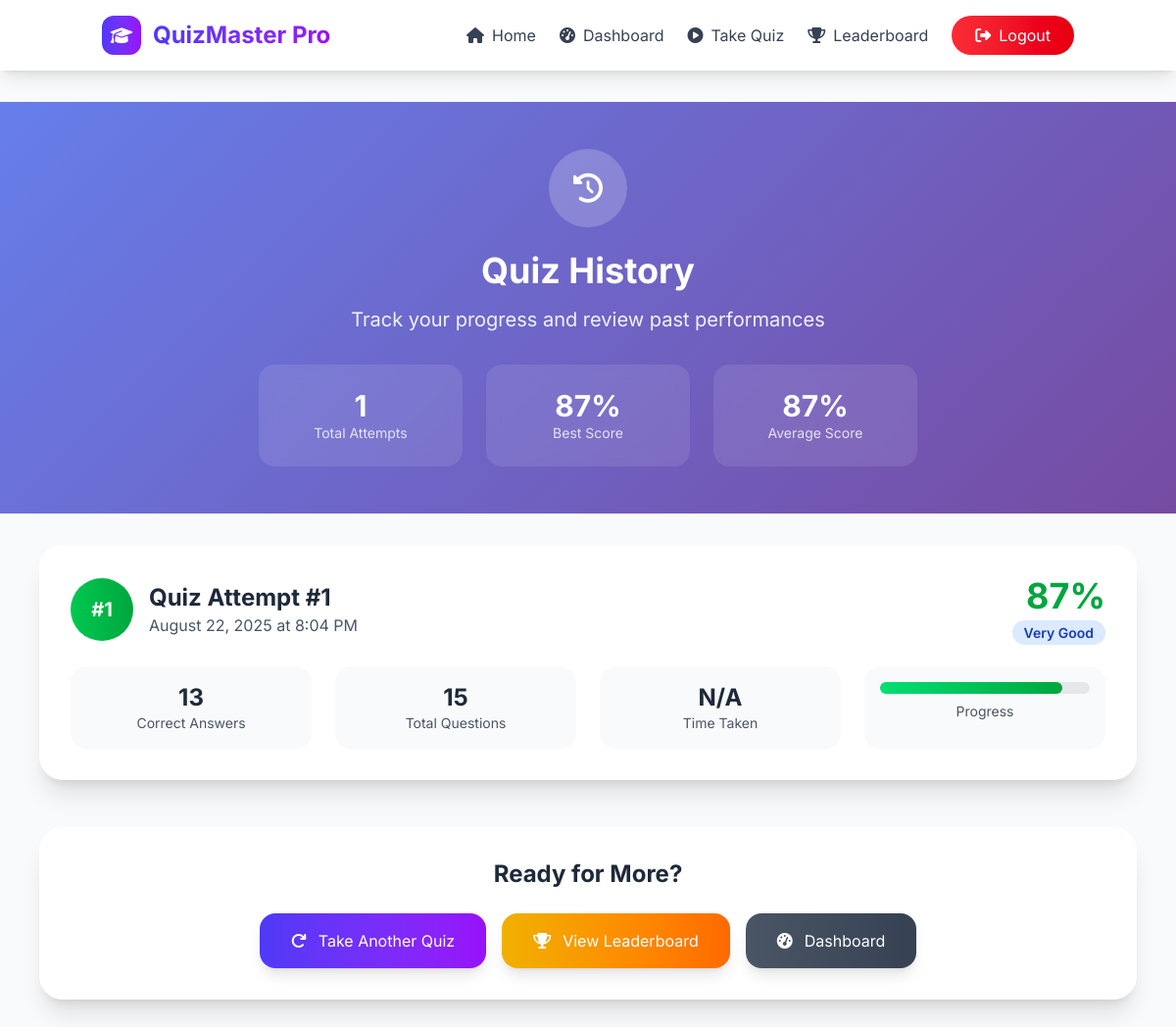
Page /student/history.php (signed in) on the committed database.
### tables this page shows
CREATE TABLE `quiz_attempts` (
  `id` int(11) NOT NULL,
  `user_id` int(11) NOT NULL,
  `quiz_id` int(11) DEFAULT NULL,
  `score` int(11) NOT NULL,
  `total_questions` int(11) NOT NULL,
  `attempt_time` timestamp NOT NULL DEFAULT current_timestamp(),
  `percentage` decimal(5,2) GENERATED ALWAYS AS (round(`score` / `total_questions` * 100,2)) STORED,
  `time_taken` int(11) DEFAULT NULL,
  `ip_address` varchar(45) DEFAULT NULL,
  `user_agent` text DEFAULT NULL,
  `is_completed` tinyint(1) DEFAULT 1,
  `started_at` timestamp NOT NULL DEFAULT current_timestamp(),
  `completed_at` timestamp NULL DEFAULT NULL
);

### includes/session.php (called while the page is built, shortened)
<?php
function isLoggedIn() {
    return isset($_SESSION['user_id']) && !empty($_SESSION['user_id']);
}
function getCurrentUser() {
    return [
        'id' => $_SESSION['user_id'],
        'name' => $_SESSION['username'] ?? '',
        'role' => $_SESSION['role'] ?? 'student'
    ];
}
?>

### student/history.php (the view, shortened to what this page needs)
<?php
require_once __DIR__ . '/../includes/session.php';
require_once __DIR__ . '/../includes/db.php';
$current_user = getCurrentUser();
$user_id = $current_user['id'];
$attempts = [];
$stmt = $conn->prepare("
    SELECT id, score, total_questions, percentage, started_at, completed_at,
           TIMESTAMPDIFF(SECOND, started_at, completed_at) as time_taken
    FROM quiz_attempts
    WHERE user_id = ?
    ORDER BY started_at DESC
");
$stmt->bind_param("i", $user_id);
$stmt->execute();
$result = $stmt->get_result();
if ($result) {
    while ($row = $result->fetch_assoc()) {
        $attempts[] = $row;
    }
}
$total_attempts = count($attempts);
$best_score = $total_attempts > 0 ? max(array_column($attempts, 'percentage')) : 0;
$avg_score = $total_attempts > 0 ? array_sum(array_column($attempts, 'percentage')) / $total_attempts : 0;
?>
<!DOCTYPE html>
<html lang="en">
<head>
    <link rel="stylesheet" href="../src/output.css">
    <link rel="stylesheet" href="https://cdnjs.cloudflare.com/ajax/libs/font-awesome/6.4.0/css/all.min.css">
</head>
<body class="bg-gray-50 min-h-screen font-['Inter'] antialiased">
    <nav class="bg-white/95 backdrop-blur-sm shadow-lg sticky top-0 z-50 mb-8">
        <div class="container mx-auto px-4">
            <div class="flex justify-between items-center py-4">
                <div class="flex items-center space-x-3">
                    <div class="w-10 h-10 bg-gradient-to-r from-indigo-600 to-purple-600 rounded-xl flex items-center justify-center">
                        <i class="fas fa-graduation-cap text-white text-lg"></i>
                    </div>
                    <h1 class="text-2xl font-bold bg-gradient-to-r from-indigo-600 to-purple-600 bg-clip-text text-transparent">
                    </h1>
                </div>
                <div class="flex items-center space-x-6">
                    <a href="../index.php" class="flex items-center space-x-2 text-gray-700 hover:text-indigo-600 transition duration-200">
                        <i class="fas fa-home"></i>
                        <span>Home</span>
                    </a>
                    <a href="dashboard.php" class="flex items-center space-x-2 text-gray-700 hover:text-indigo-600 transition duration-200">
                        <i class="fas fa-tachometer-alt"></i>
                        <span>Dashboard</span>
                    </a>
                    <a href="quiz.php" class="flex items-center space-x-2 text-gray-700 hover:text-indigo-600 transition duration-200">
                        <i class="fas fa-play-circle"></i>
                        <span>Take Quiz</span>
                    </a>
                    <a href="../leaderboard.php" class="flex items-center space-x-2 text-gray-700 hover:text-indigo-600 transition duration-200">
                        <i class="fas fa-trophy"></i>
                        <span>Leaderboard</span>
                    </a>
                    <a href="../auth/logout.php" class="bg-gradient-to-r from-red-500 to-red-600 text-white px-6 py-2 rounded-full hover:from-red-600 hover:to-red-700 transition duration-200">
                        <i class="fas fa-sign-out-alt mr-2"></i>Logout
                    </a>
                </div>
            </div>
        </div>
    </nav>
    <div class="history-gradient py-12 mb-8">
        <div class="container mx-auto px-4 text-center">
            <div class="w-20 h-20 bg-white/20 rounded-full flex items-center justify-center mx-auto mb-6">
                <i class="fas fa-history text-white text-3xl"></i>
            </div>
            <h1 class="text-4xl font-bold text-white mb-4">Quiz History</h1>
            <p class="text-xl text-white/90 mb-8">Track your progress and review past performances</p>
            <div class="grid grid-cols-1 md:grid-cols-3 gap-6 max-w-2xl mx-auto">
                <div class="bg-white/10 backdrop-blur-sm rounded-2xl p-6 text-white">
                    <div class="text-3xl font-bold"><?= $total_attempts ?></div>
                    <div class="text-sm opacity-80">Total Attempts</div>
                </div>
                <div class="bg-white/10 backdrop-blur-sm rounded-2xl p-6 text-white">
                    <div class="text-3xl font-bold"><?= round($best_score) ?>%</div>
                    <div class="text-sm opacity-80">Best Score</div>
                </div>
                <div class="bg-white/10 backdrop-blur-sm rounded-2xl p-6 text-white">
                    <div class="text-3xl font-bold"><?= round($avg_score) ?>%</div>
                    <div class="text-sm opacity-80">Average Score</div>
                </div>
            </div>
        </div>
    </div>
    <div class="container mx-auto px-4 max-w-6xl pb-16">
        <?php if (empty($attempts)): ?>
            <div class="bg-white rounded-3xl shadow-xl p-16 text-center">
                <div class="w-24 h-24 bg-gray-100 rounded-full flex items-center justify-center mx-auto mb-6">
                    <i class="fas fa-clipboard-list text-gray-400 text-4xl"></i>
                </div>
                <h2 class="text-3xl font-bold text-gray-800 mb-4">No Quiz History Yet</h2>
                <p class="text-gray-600 text-xl mb-8">Start your learning journey by taking your first quiz!</p>
                <a href="quiz.php" class="inline-flex items-center bg-gradient-to-r from-indigo-600 to-purple-600 text-white px-8 py-4 rounded-2xl text-lg font-semibold hover:from-indigo-700 hover:to-purple-700 transition duration-200 transform hover:scale-105">
                    <i class="fas fa-play mr-3"></i>
                    Take Your First Quiz
                </a>
            </div>
        <?php else: ?>
            <div class="space-y-6">
                <?php foreach ($attempts as $index => $attempt):
                    $percentage = round($attempt['percentage']);
                    $time_taken = $attempt['time_taken'] ? gmdate("H:i:s", $attempt['time_taken']) : 'N/A';
                ?>
                    <div class="bg-white rounded-3xl shadow-xl p-8 card-hover">
                        <div class="flex items-center justify-between mb-6">
                            <div class="flex items-center space-x-4">
                                <div class="w-16 h-16 <?= $percentage >= 80 ? 'bg-gradient-to-r from-green-500 to-green-600' : ($percentage >= 60 ? 'bg-gradient-to-r from-yellow-500 to-yellow-600' : 'bg-gradient-to-r from-red-500 to-red-600') ?> rounded-full flex items-center justify-center text-white font-bold text-xl">
                                    #<?= $index + 1 ?>
                                </div>
                                <div>
                                    <h3 class="text-2xl font-bold text-gray-800">Quiz Attempt #<?= $index + 1 ?></h3>
                                    <p class="text-gray-600"><?= date('F j, Y \a\t g:i A', strtotime($attempt['started_at'])) ?></p>
                                </div>
                            </div>
                            <div class="text-right">
                                <div class="text-4xl font-bold <?= $percentage >= 80 ? 'text-green-600' : ($percentage >= 60 ? 'text-yellow-600' : 'text-red-600') ?> mb-2">
                                    <?= $percentage ?>%
                                </div>
                                <div class="text-sm text-gray-500">
                                    <?php if ($percentage >= 90): ?>
                                        <span class="bg-green-100 text-green-800 px-3 py-1 rounded-full font-semibold">Excellent</span>
                                    <?php elseif ($percentage >= 80): ?>
                                        <span class="bg-blue-100 text-blue-800 px-3 py-1 rounded-full font-semibold">Very Good</span>
                                    <?php elseif ($percentage >= 70): ?>
                                        <span class="bg-yellow-100 text-yellow-800 px-3 py-1 rounded-full font-semibold">Good</span>
                                    <?php elseif ($percentage >= 60): ?>
                                        <span class="bg-orange-100 text-orange-800 px-3 py-1 rounded-full font-semibold">Fair</span>
                                    <?php else: ?>
                                        <span class="bg-red-100 text-red-800 px-3 py-1 rounded-full font-semibold">Needs Work</span>
                                    <?php endif; ?>
                                </div>
                            </div>
                        </div>
                        <div class="grid grid-cols-1 md:grid-cols-4 gap-6">
                            <div class="bg-gray-50 rounded-2xl p-4 text-center">
                                <div class="text-2xl font-bold text-gray-800"><?= $attempt['score'] ?></div>
                                <div class="text-sm text-gray-600">Correct Answers</div>
                            </div>
                            <div class="bg-gray-50 rounded-2xl p-4 text-center">
                                <div class="text-2xl font-bold text-gray-800"><?= $attempt['total_questions'] ?></div>
                                <div class="text-sm text-gray-600">Total Questions</div>
                            </div>
                            <div class="bg-gray-50 rounded-2xl p-4 text-center">
                                <div class="text-2xl font-bold text-gray-800"><?= $time_taken ?></div>
                                <div class="text-sm text-gray-600">Time Taken</div>
                            </div>
                            <div class="bg-gray-50 rounded-2xl p-4 text-center">
                                <div class="w-full bg-gray-200 rounded-full h-3 mb-2">
                                    <div class="<?= $percentage >= 80 ? 'bg-gradient-to-r from-green-400 to-green-600' : ($percentage >= 60 ? 'bg-gradient-to-r from-yellow-400 to-yellow-600' : 'bg-gradient-to-r from-red-400 to-red-600') ?> h-3 rounded-full transition-all duration-500" style="width: <?= $percentage ?>%"></div>
                                </div>
                                <div class="text-sm text-gray-600">Progress</div>
                            </div>
                        </div>
                    </div>
                <?php endforeach; ?>
            </div>
        <?php endif; ?>
        <div class="mt-12 text-center">
            <div class="bg-white rounded-3xl shadow-xl p-8">
                <h3 class="text-2xl font-bold text-gray-800 mb-6">Ready for More?</h3>
                <div class="flex flex-col sm:flex-row justify-center gap-4">
                    <a href="quiz.php" class="group flex items-center justify-center px-8 py-4 bg-gradient-to-r from-indigo-600 to-purple-600 text-white rounded-2xl hover:from-indigo-700 hover:to-purple-700 transition duration-200 transform hover:scale-105 shadow-lg">
                        <i class="fas fa-redo mr-3 group-hover:animate-spin"></i>
                        Take Another Quiz
                    </a>
                    <a href="../leaderboard.php" class="group flex items-center justify-center px-8 py-4 bg-gradient-to-r from-yellow-500 to-orange-500 text-white rounded-2xl hover:from-yellow-600 hover:to-orange-600 transition duration-200 transform hover:scale-105 shadow-lg">
                        <i class="fas fa-trophy mr-3 group-hover:animate-bounce"></i>
                        View Leaderboard
                    </a>
                    <a href="dashboard.php" class="group flex items-center justify-center px-8 py-4 bg-gradient-to-r from-gray-600 to-gray-700 text-white rounded-2xl hover:from-gray-700 hover:to-gray-800 transition duration-200 transform hover:scale-105 shadow-lg">
                        <i class="fas fa-tachometer-alt mr-3 group-hover:animate-pulse"></i>
                        Dashboard
                    </a>
                </div>
            </div>
        </div>
    </div>
</body>
</html>

### student/history.php (style rules this page uses)
.history-gradient { background: linear-gradient(135deg, #667eea 0%, #764ba2 100%); }
.card-hover { transition: all 0.3s cubic-bezier(0.4, 0, 0.2, 1); }

### rows in the picture
quiz_attempts: started_at "August 22, 2025 at 8:04 PM", percentage "87", shows "Very Good", score "13", total_questions "15", time_taken "N/A"

### other values in the picture
$total_attempts "1"
$best_score "87"
$avg_score "87"
